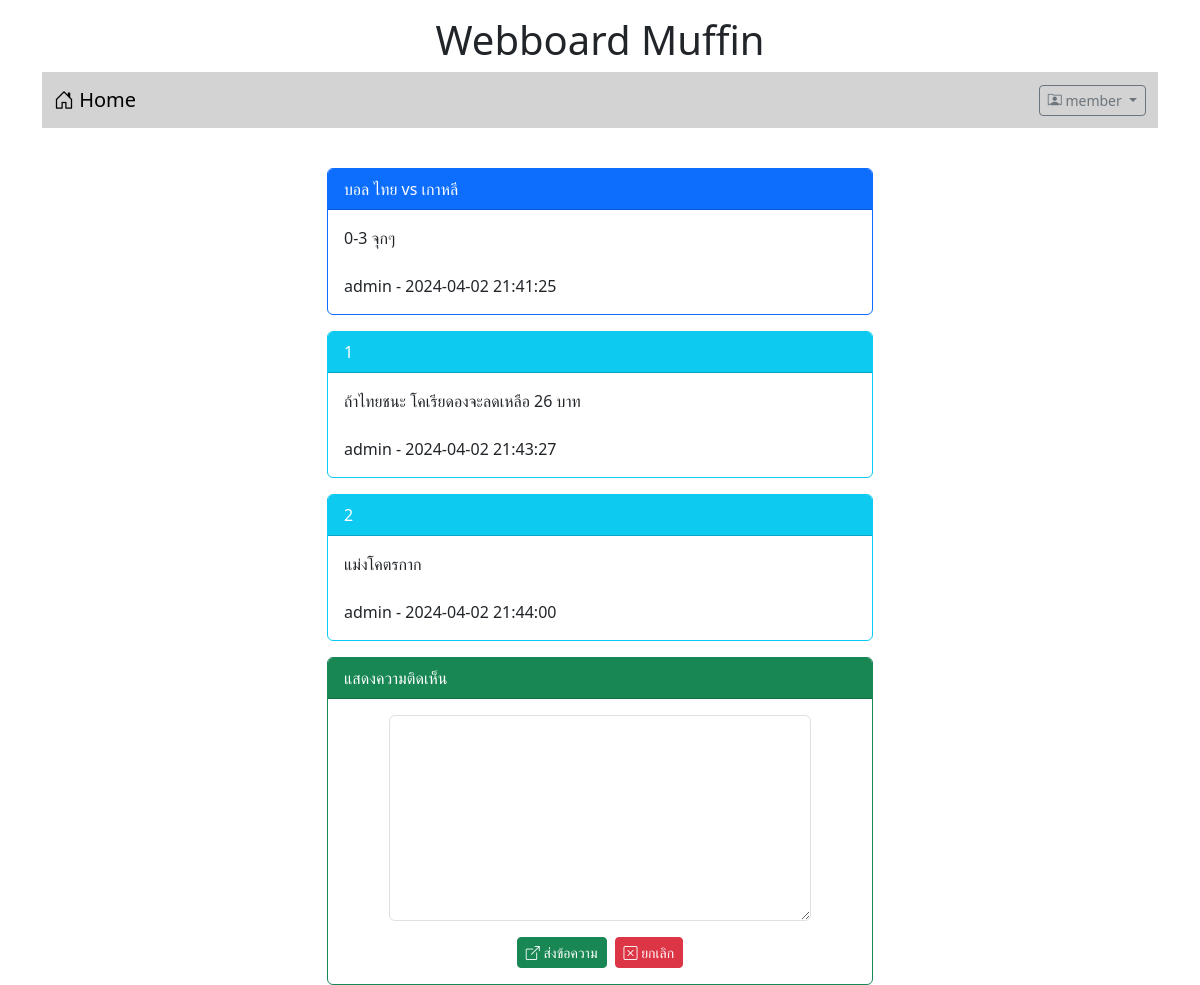
/post.php?id=5 (signed in), run on the app's committed database.
### tables this page shows
CREATE TABLE `post` (
  `id` int(11) NOT NULL,
  `title` varchar(128) NOT NULL,
  `content` varchar(2048) NOT NULL,
  `post_date` datetime NOT NULL,
  `cat_id` int(11) NOT NULL,
  `user_id` int(11) NOT NULL
);

CREATE TABLE `user` (
  `id` int(11) NOT NULL,
  `login` varchar(32) NOT NULL,
  `password` varchar(64) NOT NULL,
  `name` varchar(64) NOT NULL,
  `gender` char(1) NOT NULL,
  `email` varchar(32) NOT NULL,
  `role` char(1) NOT NULL
);

CREATE TABLE `comment` (
  `id` int(11) NOT NULL,
  `content` varchar(20148) NOT NULL,
  `post_date` datetime NOT NULL,
  `user_id` int(11) NOT NULL,
  `post_id` int(11) NOT NULL
);

### post.php (the view, shortened to what this page needs)
<!DOCTYPE html>
<html lang="en">
<head>
    <link href="https://cdn.jsdelivr.net/npm/bootstrap@5.3.3/dist/css/bootstrap.min.css" rel="stylesheet">
    <link rel="stylesheet" href="https://cdn.jsdelivr.net/npm/bootstrap-icons@1.11.3/font/bootstrap-icons.min.css">
</head>
<body align = "center">
    <div class="container-lg">
        <h1 style="text-align: center;" class="mt-3">Webboard Muffin</h1>
        <?php include "nav.php"?>
        <div class="row mt-4">
            <div class="col-lg-3 col-md-2 col-sm-1"></div>
            <div class="col-lg-6 col-md-8 col-sm-10">
            <?php
                $conn = new PDO("mysql:host=localhost;dbname=webboard;charset=utf8", "root", "");
                $sql = "select post.title, post.content, post.post_date, user.login from post
                        inner join user on (post.user_id = user.id) where post.id=$_GET[id]";
                $result = $conn->query($sql);
                while($row = $result->fetch()){
                    echo "<div class= 'card border-primary mt-3'>";
                    echo "<div class= 'card-header bg-primary text-white'>$row[0]</div>";
                    echo "<div class= 'card-body'>$row[1] <br><br> $row[3] - $row[2]</div>";
                    echo "</div>";
                }
                $conn = new PDO("mysql:host=localhost;dbname=webboard;charset=utf8", "root", "");
                $sql = "select comment.content, comment.post_date, user.login from comment
                        inner join user on (comment.user_id = user.id)
                        where comment.post_id=$_GET[id]";
                $result = $conn->query($sql);
                $i = 1;
                while($row = $result->fetch()){
                    echo "<div class= 'card border-info mt-3'>";
                    echo "<div class= 'card-header bg-info text-white'> $i</div>";
                    echo "<div class= 'card-body'>$row[0] <br><br> $row[2] - $row[1]</div>";
                    echo "</div>";
                    $i += 1;
                }
            ?>
                <?php if(isset($_SESSION['id'])){ ?>
                <div class="card border-success mt-3">
                <div class="card-header bg-success text-white">
                    แสดงความติดเห็น
                </div>
                <div class="card-body">
                    <form action="post_save.php" method="post">
                        <div class="row mb-3 justify-content-center">
                            <div class="col-lg-10">
                                <textarea name="comment" rows="8" class="form-control" required></textarea>
                            </div>
                        </div>
                        <div class="row">
                            <div class="col-lg-12 d-flex justify-content-center">
                                <button type="submit" class="btn btn-success btn-sm text-white">
                                    <i class="bi bi-box-arrow-up-right"></i> ส่งข้อความ
                                </button>
                                <button type="reset" class="btn btn-danger btn-sm ms-2">
                                    <i class="bi bi-x-square"></i> ยกเลิก
                                </button>
                            </div>
                        </div>
                    </form>
                </div>
                </div>
                <?php }?>
            </div>
            <div class="col-lg-3 col-md-2 col-sm-1"></div>
        </div>
    </div>
</body>
</html>

### data on the page
post: title "บอล ไทย vs เกาหลี", content "0-3 จุกๆ", user.login "admin", post_date "2024-04-02 21:41:25"
comment: content "ถ้าไทยชนะ โคเรียดองจะลดเหลือ 26 บาท", user.login "admin", post_date "2024-04-02 21:43:27"
comment: content "แม่งโคตรกาก", user.login "admin", post_date "2024-04-02 21:44:00"

### other printed values
$_SESSION['username'] "member"
